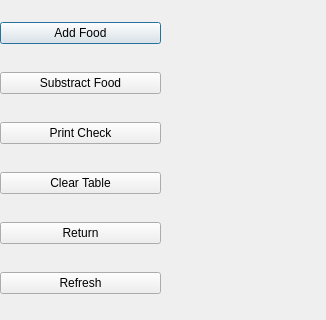
<?xml version="1.0" encoding="UTF-8"?>
<ui version="4.0">
 <class>TableClick</class>
 <widget class="QDialog" name="TableClick">
  <property name="geometry">
   <rect>
    <x>0</x>
    <y>0</y>
    <width>326</width>
    <height>320</height>
   </rect>
  </property>
  <property name="windowTitle">
   <string>Dialog</string>
  </property>
  <widget class="QWidget" name="layoutWidget">
   <property name="geometry">
    <rect>
     <x>0</x>
     <y>0</y>
     <width>161</width>
     <height>321</height>
    </rect>
   </property>
   <layout class="QVBoxLayout" name="verticalLayout">
    <item>
     <widget class="QPushButton" name="Add">
      <property name="text">
       <string>Add Food</string>
      </property>
     </widget>
    </item>
    <item>
     <widget class="QPushButton" name="Substract">
      <property name="text">
       <string>Substract Food</string>
      </property>
     </widget>
    </item>
    <item>
     <widget class="QPushButton" name="PrintButton">
      <property name="text">
       <string>Print Check</string>
      </property>
     </widget>
    </item>
    <item>
     <widget class="QPushButton" name="ClearTable">
      <property name="text">
       <string>Clear Table</string>
      </property>
     </widget>
    </item>
    <item>
     <widget class="QPushButton" name="ReturnButton">
      <property name="text">
       <string>Return</string>
      </property>
     </widget>
    </item>
    <item>
     <widget class="QPushButton" name="Refresh">
      <property name="text">
       <string>Refresh</string>
      </property>
     </widget>
    </item>
   </layout>
  </widget>
  <widget class="QLabel" name="label0">
   <property name="geometry">
    <rect>
     <x>210</x>
     <y>10</y>
     <width>91</width>
     <height>16</height>
    </rect>
   </property>
   <property name="text">
    <string/>
   </property>
  </widget>
  <widget class="QLabel" name="label1">
   <property name="geometry">
    <rect>
     <x>210</x>
     <y>30</y>
     <width>91</width>
     <height>16</height>
    </rect>
   </property>
   <property name="text">
    <string/>
   </property>
  </widget>
  <widget class="QLabel" name="label2">
   <property name="geometry">
    <rect>
     <x>210</x>
     <y>50</y>
     <width>81</width>
     <height>16</height>
    </rect>
   </property>
   <property name="text">
    <string/>
   </property>
  </widget>
  <widget class="QLabel" name="label3">
   <property name="geometry">
    <rect>
     <x>210</x>
     <y>70</y>
     <width>81</width>
     <height>16</height>
    </rect>
   </property>
   <property name="text">
    <string/>
   </property>
  </widget>
  <widget class="QLabel" name="label4">
   <property name="geometry">
    <rect>
     <x>210</x>
     <y>90</y>
     <width>91</width>
     <height>16</height>
    </rect>
   </property>
   <property name="text">
    <string/>
   </property>
  </widget>
  <widget class="QLabel" name="label5">
   <property name="geometry">
    <rect>
     <x>210</x>
     <y>110</y>
     <width>101</width>
     <height>16</height>
    </rect>
   </property>
   <property name="text">
    <string/>
   </property>
  </widget>
  <widget class="QLabel" name="label6">
   <property name="geometry">
    <rect>
     <x>210</x>
     <y>130</y>
     <width>101</width>
     <height>16</height>
    </rect>
   </property>
   <property name="text">
    <string/>
   </property>
  </widget>
  <widget class="QLabel" name="label7">
   <property name="geometry">
    <rect>
     <x>210</x>
     <y>150</y>
     <width>81</width>
     <height>16</height>
    </rect>
   </property>
   <property name="text">
    <string/>
   </property>
  </widget>
  <widget class="QLabel" name="label8">
   <property name="geometry">
    <rect>
     <x>210</x>
     <y>170</y>
     <width>101</width>
     <height>16</height>
    </rect>
   </property>
   <property name="text">
    <string/>
   </property>
  </widget>
  <widget class="QLabel" name="label9">
   <property name="geometry">
    <rect>
     <x>210</x>
     <y>190</y>
     <width>101</width>
     <height>16</height>
    </rect>
   </property>
   <property name="text">
    <string/>
   </property>
  </widget>
  <widget class="QLabel" name="label10">
   <property name="geometry">
    <rect>
     <x>210</x>
     <y>210</y>
     <width>101</width>
     <height>16</height>
    </rect>
   </property>
   <property name="text">
    <string/>
   </property>
  </widget>
  <widget class="QLabel" name="label11">
   <property name="geometry">
    <rect>
     <x>210</x>
     <y>230</y>
     <width>101</width>
     <height>16</height>
    </rect>
   </property>
   <property name="text">
    <string/>
   </property>
  </widget>
  <widget class="QLabel" name="label12">
   <property name="geometry">
    <rect>
     <x>210</x>
     <y>250</y>
     <width>91</width>
     <height>16</height>
    </rect>
   </property>
   <property name="text">
    <string/>
   </property>
  </widget>
  <widget class="QLabel" name="label13">
   <property name="geometry">
    <rect>
     <x>210</x>
     <y>270</y>
     <width>101</width>
     <height>16</height>
    </rect>
   </property>
   <property name="text">
    <string/>
   </property>
  </widget>
  <widget class="QLabel" name="Price">
   <property name="geometry">
    <rect>
     <x>180</x>
     <y>290</y>
     <width>141</width>
     <height>20</height>
    </rect>
   </property>
   <property name="text">
    <string/>
   </property>
  </widget>
 </widget>
 <resources/>
 <connections/>
</ui>
